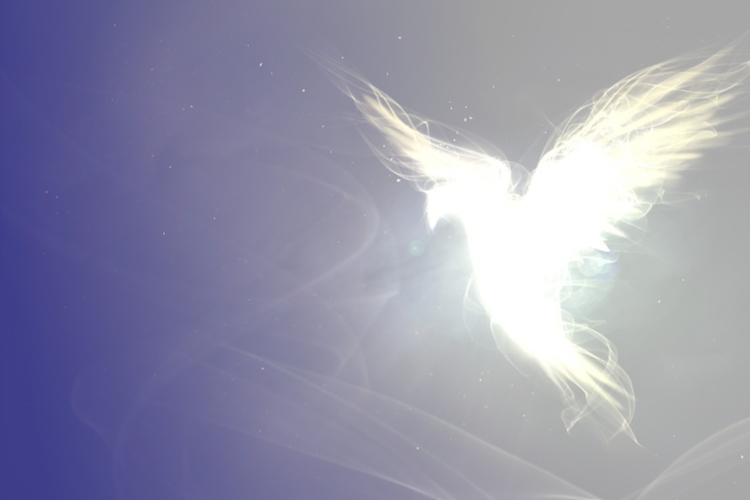
#> input picture src/assets/spirit-of-baptism-bird-jumbotron-1500x1000-bluegrade.jpg, 1500 x 1000 px (shown at 1/2 size)
$ python optimize-images.py
#> lines starting #> are read from the running program, lines starting #| are printed output that depends on the picture
#!/usr/bin/env python3
"""Write responsive WebP variants to src/assets/img/<name>-<width>.webp.

Never upscales. Add a line to SOURCES to publish another image, then re-run:
    python3 scripts/optimize-images.py
"""
from pathlib import Path
from PIL import Image

ROOT = Path(__file__).resolve().parent.parent
OUT = ROOT / 'src' / 'assets' / 'img'
WIDTHS = (480, 960, 1600)

# name -> source path relative to repo root
SOURCES = {
    'hero-dove': 'src/assets/spirit-of-baptism-bird-jumbotron-1500x1000-bluegrade.jpg',
    'dove': 'images/spirit-of-baptism-bird.jpg',
    'woman-praying': 'images/holyspirit-thumbnail-female.jpg',
    'surrender': 'images/surrender-male3.jpg',
    'open-door': 'images/open-door1.jpg',
    'light-figure': 'images/jesus-light.jpg',
    'worship-service': 'src/assets/worshiping-service-cross-1280x720_bottom-preserved.webp',
    'meals-handout': 'src/assets/meals-handout.webp',
    'thanksgiving-meal': 'src/assets/thanksgiving-meal.webp',
    'christmas-meal': 'src/assets/christmas-meal.jpg',
    'group-holding-hands': 'images/group-holding-hands-612x612.jpg',
    'group-of-color': 'images/group-of-color.jpeg',
}

# name -> opacity (0-1) of a white wash blended over the photo so it sits with the softer set
WASH = {'group-holding-hands': 0.14, 'group-of-color': 0.10, 'meals-handout': 0.15, 'thanksgiving-meal': 0.15, 'christmas-meal': 0.15}


def main():
    OUT.mkdir(parents=True, exist_ok=True)
    for name, rel in SOURCES.items():
        src = Image.open(ROOT / rel).convert('RGB')
#> src is the input picture: PIL image 1500x1000 RGB; mean R, G, B 150.4, 150.1, 172
        if name in WASH:
            src = Image.blend(src, Image.new('RGB', src.size, (255, 255, 255)), WASH[name])
        widths = sorted({min(w, src.width) for w in WIDTHS})
#> widths = [480, 960, 1500]
        for w in widths:
            h = round(src.height * w / src.width)
            path = OUT / f'{name}-{w}.webp'
            src.resize((w, h), Image.LANCZOS).save(path, 'WEBP', quality=80, method=6)
            print(f'{path.relative_to(ROOT)}  {w}x{h}  {path.stat().st_size // 1024} KB')
#> this loop made 3 passes
#> pass 1, in main, `src.resize((w, h), Image.LANCZOS).save(path, 'WEBP', quality=80, metho..`:
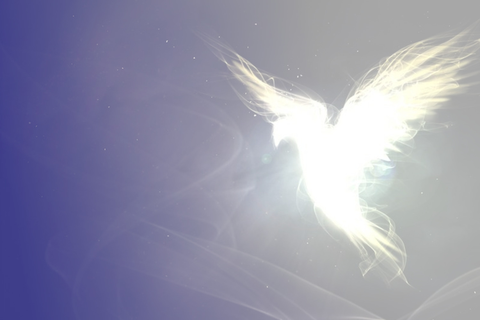
#> saved as hero-dove-480.webp: PIL image 480x320 RGB; mean R, G, B 150.4, 150.1, 172


if __name__ == '__main__':
#> (the run stopped early here; a loop or call above may not have finished)
